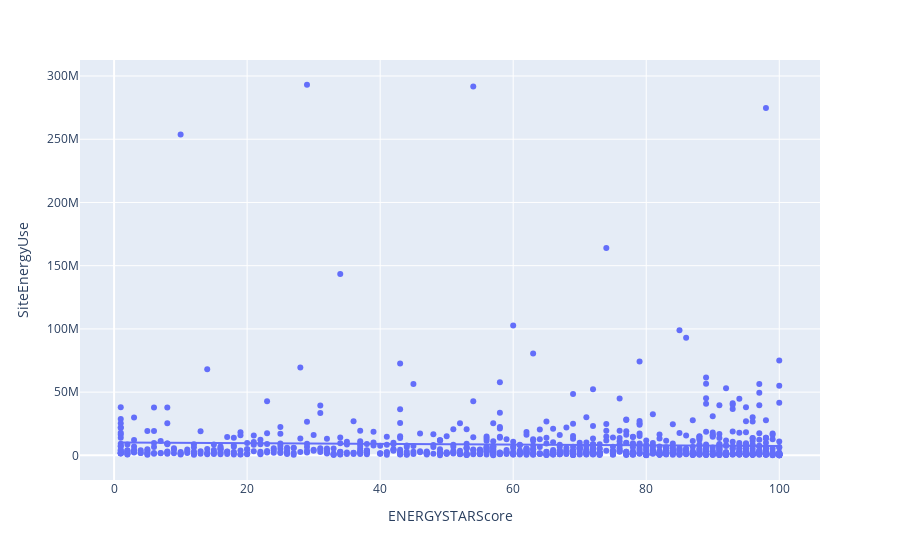

The notebook cell saved with this chart:
### Code cell
fig = px.scatter(df, x='ENERGYSTARScore', y='SiteEnergyUse', trendline='ols')
pyo.iplot(fig, 'scatter-plot-energystar-ghg')

### Figure 1 — Plotly figure (JSON) as saved in the notebook; plotly's stock layout.template omitted (floating-point values rounded to 4 significant figures; data arrays with more than 128 entries replaced by an {"elided": "..."} marker saying what was removed)
{"data": [{"hovertemplate": "ENERGYSTARScore=%{x}<br>SiteEnergyUse=%{y}<extra></extra>", "legendgroup": "", "marker": {"color": "#636efa", "symbol": "circle"}, "mode": "markers", "name": "", "orientation": "v", "showlegend": false, "type": "scatter", "x": {"elided": "987 int values"}, "xaxis": "x", "y": {"elided": "987 float values"}, "yaxis": "y"}, {"hovertemplate": "<b>OLS trendline</b><br>SiteEnergyUse = -28523.8 * ENERGYSTARScore + 1.02721e+07<br>R<sup>2</sup>=0.001413<br><br>ENERGYSTARScore=%{x}<br>SiteEnergyUse=%{y} <b>(trend)</b><extra></extra>", "legendgroup": "", "marker": {"color": "#636efa", "symbol": "circle"}, "mode": "lines", "name": "", "showlegend": false, "type": "scatter", "x": {"elided": "987 int values"}, "xaxis": "x", "y": {"elided": "987 float values"}, "yaxis": "y"}], "layout": {"legend": {"tracegroupgap": 0}, "margin": {"t": 60}, "xaxis": {"anchor": "y", "domain": [0, 1], "title": {"text": "ENERGYSTARScore"}}, "yaxis": {"anchor": "x", "domain": [0, 1], "title": {"text": "SiteEnergyUse"}}}}
